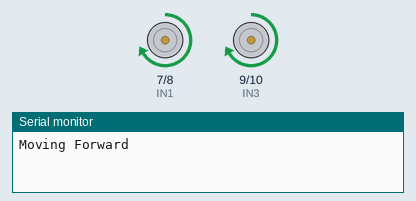
Simulated run of this sketch. Board: Arduino Uno, built with avr-gcc and run on an emulated ATmega328P. Shown: motor-driver pin pairs drawn as motors (green arrow = first pin HIGH = forward, orange = second pin HIGH = backward, longer = more drive, scaled by the enable pin), the last lines printed to the serial monitor.

Above: at 1.2 s.
At 4.0 s:
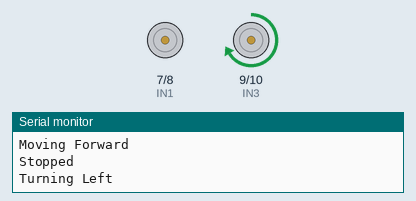
At 6.6 s:
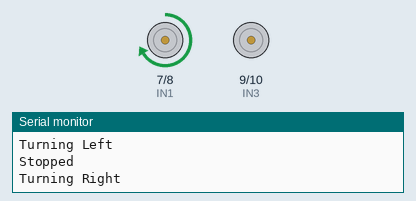
At 11.7 s:
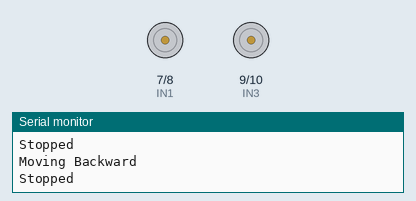
Timing chart, 0 to 16.5 s (numbered marks = the images above):
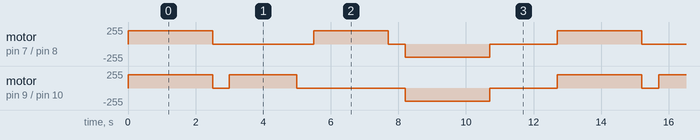

Measured:
- by itself, motor on pin 7 (IN1) / pin 8 (IN2): repeats every 12.7 s: stopped 3.0 s, forward 200/255 2.2 s, stopped 0.50 s, backward 200/255 2.5 s, stopped 2.0 s, forward 200/255 2.5 s
- by itself, motor on pin 9 (IN3) / pin 10 (IN4): repeats every 12.7 s: stopped 0.50 s, forward 200/255 2.0 s, stopped 3.2 s, backward 200/255 2.5 s, stopped 2.0 s, forward 200/255 2.5 s

The sketch:

Task-1.ino
```cpp
// ============================================================
// Line Follower - Task 1: Basic Motor Control
// L298N pins
// Intern Name: AHAMED KABEER PH
// Intern ID : SN1001774
// ============================================================

#define ENA 5   // Motor A (left) speed - PWM
#define ENB 6   // Motor B (right) speed - PWM
#define IN1 7   // Motor A dir bit 1
#define IN2 8   // Motor A dir bit 2
#define IN3 9   // Motor B dir bit 1
#define IN4 10  // Motor B dir bit 2

const int SPEED = 200; // 0-255, tune for 7.4V pack (lower than 9V equiv since less voltage drop needed)

void setup() {
  Serial.begin(9600);   // Added for Serial Monitor

  pinMode(ENA, OUTPUT);
  pinMode(ENB, OUTPUT);
  pinMode(IN1, OUTPUT);
  pinMode(IN2, OUTPUT);
  pinMode(IN3, OUTPUT);
  pinMode(IN4, OUTPUT);
}

void loop() {
  Serial.println("Moving Forward");
  forward();
  delay(2500);

  Serial.println("Stopped");
  stopMotors();
  delay(500);

  Serial.println("Turning Left");
  turnLeft();
  delay(2000);

  Serial.println("Stopped");
  stopMotors();
  delay(500);

  Serial.println("Turning Right");
  turnRight();
  delay(2200);

  Serial.println("Stopped");
  stopMotors();
  delay(500);

  Serial.println("Moving Backward");
  backward();
  delay(2500);

  Serial.println("Stopped");
  stopMotors();
  delay(2000); // pause before loop repeats
}

void forward() {
  digitalWrite(IN1, HIGH);
  digitalWrite(IN2, LOW);
  digitalWrite(IN3, HIGH);
  digitalWrite(IN4, LOW);
  analogWrite(ENA, SPEED);
  analogWrite(ENB, SPEED);
}

void backward() {
  digitalWrite(IN1, LOW);
  digitalWrite(IN2, HIGH);
  digitalWrite(IN3, LOW);
  digitalWrite(IN4, HIGH);
  analogWrite(ENA, SPEED);
  analogWrite(ENB, SPEED);
}

void turnLeft() {
  // left motor backward/stop, right motor forward -> pivot left
  digitalWrite(IN1, LOW);
  digitalWrite(IN2, LOW);
  digitalWrite(IN3, HIGH);
  digitalWrite(IN4, LOW);
  analogWrite(ENA, 0);
  analogWrite(ENB, SPEED);
}

void turnRight() {
  digitalWrite(IN1, HIGH);
  digitalWrite(IN2, LOW);
  digitalWrite(IN3, LOW);
  digitalWrite(IN4, LOW);
  analogWrite(ENA, SPEED);
  analogWrite(ENB, 0);
}

void stopMotors() {
  digitalWrite(IN1, LOW);
  digitalWrite(IN2, LOW);
  digitalWrite(IN3, LOW);
  digitalWrite(IN4, LOW);
  analogWrite(ENA, 0);
  analogWrite(ENB, 0);
}
```
